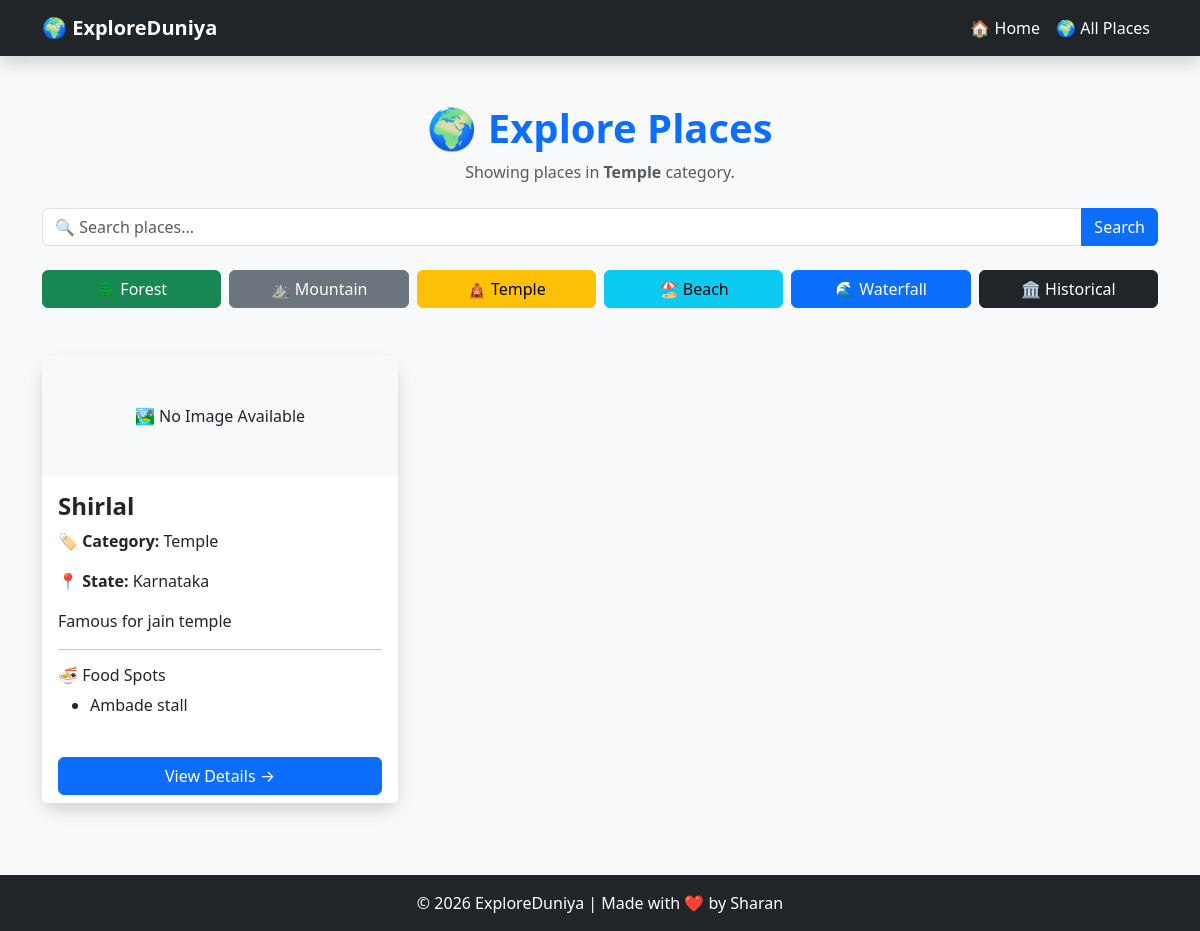
Page /places/category/Temple/ on the committed database.
### places/models.py (models this page shows, shortened)
class Place(models.Model):
    CATEGORY_CHOICES = [
        ('Forest', 'Forest'),
        ('Mountain', 'Mountain'),
        ('Temple', 'Temple'),
        ('Beach', 'Beach'),
        ('Waterfall', 'Waterfall'),
        ('Historical', 'Historical'),
        ('Food', 'Food Destination'),
    ]
    name = models.CharField(max_length=100)
    state = models.CharField(max_length=100)
    description = models.TextField()
    category = models.CharField(
        max_length=50,
        choices=CATEGORY_CHOICES,
        default='Forest'
    )
    image = models.ImageField(
        upload_to='places/',
        blank=True,
        null=True
    )

class FoodSpot(models.Model):
    place = models.ForeignKey(
        Place,
        on_delete=models.CASCADE
    )
    name = models.CharField(max_length=100)
    special_food = models.CharField(max_length=100)
    price = models.IntegerField()

### places/views.py (the view)
def category_places(request, category):
    places = Place.objects.filter(category=category)
    return render(
        request,
        "places/place_list.html",
        {
            "places": places,
            "category": category,
        },
    )

### places/templates/places/place_list.html (shortened to what this page needs)
<!DOCTYPE html>
<html lang="en">
<head>
    <link href="https://cdn.jsdelivr.net/npm/bootstrap@5.3.7/dist/css/bootstrap.min.css" rel="stylesheet">
</head>
<body>
<nav class="navbar navbar-expand-lg navbar-dark bg-dark shadow">
    <div class="container">
        <a class="navbar-brand fw-bold" href="/">🌍 ExploreDuniya</a>
        <div class="navbar-nav ms-auto">
            <a class="nav-link text-white" href="/">🏠 Home</a>
            <a class="nav-link text-white" href="/places/">🌍 All Places</a>
        </div>
    </div>
</nav>
<div class="container mt-5 mb-4 text-center">
    <h1 class="fw-bold text-primary">🌍 Explore Places</h1>
    {% if category %}
        <p class="text-muted">
            Showing places in <strong>{{ category }}</strong> category.
        </p>
    {% else %}
        <p class="text-muted">
            Discover amazing destinations across India.
        </p>
    {% endif %}
</div>
<div class="container mb-4">
    <form method="GET">
        <div class="input-group">
            <input
                type="text"
                name="q"
                class="form-control"
                placeholder="🔍 Search places..."
                value="{{ request.GET.q }}"
            >
            <button class="btn btn-primary" type="submit">
                Search
            </button>
        </div>
    </form>
</div>
<div class="container mb-5">
    <div class="row g-2">
        <div class="col-md-2">
            <a href="/places/category/Forest/" class="btn btn-success w-100">
                🌲 Forest
            </a>
        </div>
        <div class="col-md-2">
            <a href="/places/category/Mountain/" class="btn btn-secondary w-100">
                ⛰️ Mountain
            </a>
        </div>
        <div class="col-md-2">
            <a href="/places/category/Temple/" class="btn btn-warning w-100">
                🛕 Temple
            </a>
        </div>
        <div class="col-md-2">
            <a href="/places/category/Beach/" class="btn btn-info w-100">
                🏖️ Beach
            </a>
        </div>
        <div class="col-md-2">
            <a href="/places/category/Waterfall/" class="btn btn-primary w-100">
                🌊 Waterfall
            </a>
        </div>
        <div class="col-md-2">
            <a href="/places/category/Historical/" class="btn btn-dark w-100">
                🏛️ Historical
            </a>
        </div>
    </div>
</div>
<div class="container">
    <div class="row">
        {% for place in places %}
        <div class="col-md-4 mb-4">
            <div class="card shadow h-100 border-0 rounded-4">
                {% if place.image %}
                    <img
                        src="{{ place.image.url }}"
                        class="card-img-top"
                        alt="{{ place.name }}"
                    >
                {% else %}
                    <div class="bg-light text-center p-5">
                        🏞️ No Image Available
                    </div>
                {% endif %}
                <div class="card-body">
                    <h4 class="fw-bold">
                        {{ place.name }}
                    </h4>
                    <p>
                        <strong>🏷️ Category:</strong>
                        {{ place.category }}
                    </p>
                    <p>
                        <strong>📍 State:</strong>
                        {{ place.state }}
                    </p>
                    <p>
                        {{ place.description|truncatewords:20 }}
                    </p>
                    <hr>
                    <h6>🍜 Food Spots</h6>
                    <ul>
                        {% for food in place.foodspot_set.all %}
                            <li>
                                {{ food.name }}
                            </li>
                        {% empty %}
                            <li>No food spots available.</li>
                        {% endfor %}
                    </ul>
                </div>
                <div class="card-footer bg-white border-0">
                    <a
                        href="/places/{{ place.id }}/"
                        class="btn btn-primary w-100"
                    >
                        View Details →
                    </a>
                </div>
            </div>
        </div>
        {% empty %}
        <div class="col-12">
            <div class="alert alert-warning text-center">
                No places found.
            </div>
        </div>
        {% endfor %}
    </div>
</div>
<footer class="bg-dark text-white text-center py-3 mt-5">
    <div class="container">
        © 2026 ExploreDuniya | Made with ❤️ by Sharan
    </div>
</footer>
</body>
</html>

### places/templates/places/place_list.html (style rules this page uses)
body { background-color: #f8f9fa; }
.card { transition: transform 0.3s ease, box-shadow 0.3s ease; }

### rows in the picture
Place: category "Temple", shows "🏞️ No Image Available", name "Shirlal", state "Karnataka", description "Famous for jain temple"
FoodSpot: name "Ambade stall"
